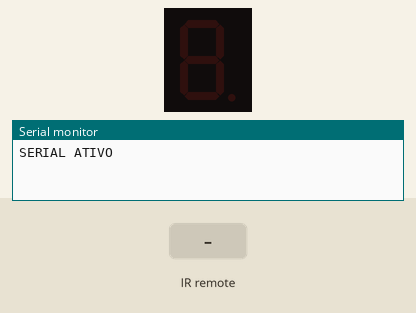
Simulated run of this sketch. Board: Arduino Uno, built with avr-gcc and run on an emulated ATmega328P. On the bench: 1-digit seven-segment display, the last lines printed to the serial monitor. Wiring (inferred from the names in the program): 1-digit 7-segment display, segments lit when HIGH: segments pin 2, pin 3, pin 4, pin 5, pin 6, pin 7, pin 8. The test bench sets the inputs (shaded band). The segment pins are drawn as the display they are named for.

Above: at 1.2 s.
1.3 s: infrared code 0x45 received
At 2.5 s:
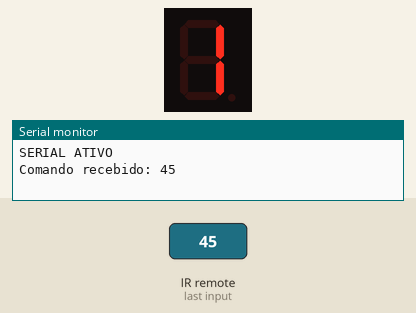
2.8 s: infrared code 0x46 received
At 3.7 s:
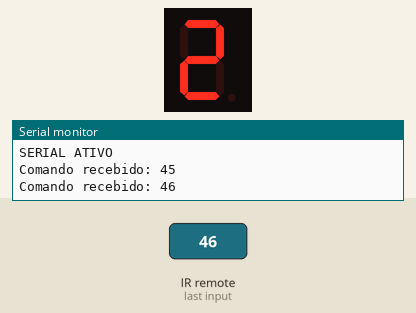
4.3 s: infrared code 0x47 received
At 4.9 s:
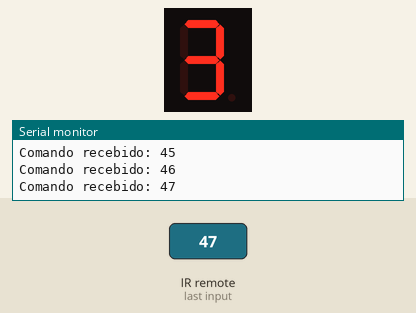
5.8 s: infrared code 0x44 received
At 7.0 s:
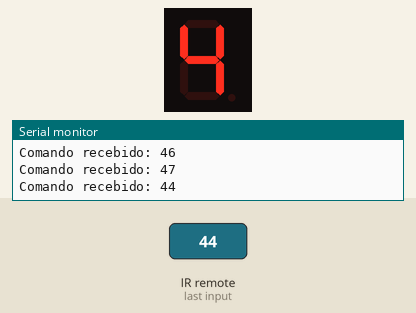
7.3 s: infrared code 0x40 received
At 8.3 s:
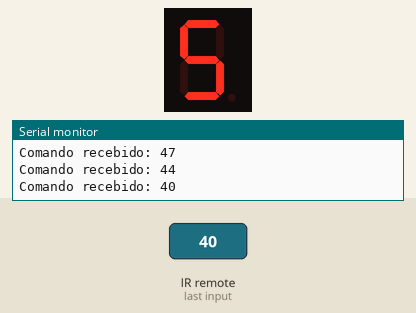
8.8 s: infrared code 0x43 received
At 9.5 s:
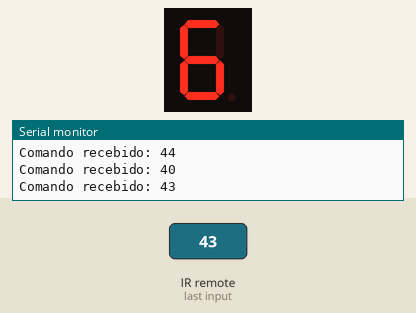
Timing chart, 0 to 11.3 s (numbered marks = the images above; inputs shaded):
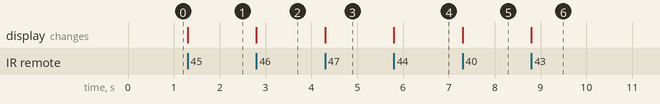

Measured:
- after the input at 1.3 s, the display: changes at once (image 1)
- after the input at 2.8 s, the display: changes at once (image 2)
- after the input at 4.3 s, the display: changes at once (image 3)
- after the input at 5.8 s, the display: changes at once (image 4)
- after the input at 7.3 s, the display: changes at once (image 5)
- after the input at 8.8 s, the display: changes at once (image 6)

The sketch:

controle.ino
```cpp
#include <IRremote.h>

int a = 2;
int b = 3;
int c = 4;
int d = 5;
int e = 6;
int f = 7;
int g = 8;

int pinSensor = 11;

IRrecv sensorIR(pinSensor);  // Inicializa o sensor IR no pino 11
decode_results comando;      // Variável para armazenar os comandos IR recebidos

// Função para exibir o número usando LEDs (display de 7 segmentos)
void numeros(int numero) {
  switch (numero) {
    case 1:
      digitalWrite(a, LOW);
      digitalWrite(b, HIGH);
      digitalWrite(c, HIGH);
      digitalWrite(d, LOW);
      digitalWrite(e, LOW);
      digitalWrite(f, LOW);
      digitalWrite(g, LOW);
      break;

    case 2:
      digitalWrite(a, HIGH);
      digitalWrite(b, HIGH);
      digitalWrite(c, LOW);
      digitalWrite(d, HIGH);
      digitalWrite(e, HIGH);
      digitalWrite(f, LOW);
      digitalWrite(g, HIGH);
      break;

    case 3:
      digitalWrite(a, HIGH);
      digitalWrite(b, HIGH);
      digitalWrite(c, HIGH);
      digitalWrite(d, HIGH);
      digitalWrite(e, LOW);
      digitalWrite(f, LOW);
      digitalWrite(g, HIGH);
      break;

    case 4:
      digitalWrite(a, LOW);
      digitalWrite(b, HIGH);
      digitalWrite(c, HIGH);
      digitalWrite(d, LOW);
      digitalWrite(e, LOW);
      digitalWrite(f, HIGH);
      digitalWrite(g, HIGH);
      break;

    case 5:
      digitalWrite(a, HIGH);
      digitalWrite(b, LOW);
      digitalWrite(c, HIGH);
      digitalWrite(d, HIGH);
      digitalWrite(e, LOW);
      digitalWrite(f, HIGH);
      digitalWrite(g, HIGH);
      break;

    case 6:
      digitalWrite(a, HIGH);
      digitalWrite(b, LOW);
      digitalWrite(c, HIGH);
      digitalWrite(d, HIGH);
      digitalWrite(e, HIGH);
      digitalWrite(f, HIGH);
      digitalWrite(g, HIGH);
      break;

    case 7:
      digitalWrite(a, HIGH);
      digitalWrite(b, HIGH);
      digitalWrite(c, HIGH);
      digitalWrite(d, LOW);
      digitalWrite(e, LOW);
      digitalWrite(f, LOW);
      digitalWrite(g, LOW);
      break;

    case 8:
      digitalWrite(a, HIGH);
      digitalWrite(b, HIGH);
      digitalWrite(c, HIGH);
      digitalWrite(d, HIGH);
      digitalWrite(e, HIGH);
      digitalWrite(f, HIGH);
      digitalWrite(g, HIGH);
      break;

    case 9:
      digitalWrite(a, HIGH);
      digitalWrite(b, HIGH);
      digitalWrite(c, HIGH);
      digitalWrite(d, HIGH);
      digitalWrite(e, LOW);
      digitalWrite(f, HIGH);
      digitalWrite(g, HIGH);
      break;

    case 0:
      digitalWrite(a, HIGH);
      digitalWrite(b, HIGH);
      digitalWrite(c, HIGH);
      digitalWrite(d, HIGH);
      digitalWrite(e, HIGH);
      digitalWrite(f, HIGH);
      digitalWrite(g, LOW);
      break;
  }
}

void setup() {
  pinMode(a, OUTPUT);
  pinMode(b, OUTPUT);
  pinMode(c, OUTPUT);
  pinMode(d, OUTPUT);
  pinMode(e, OUTPUT);
  pinMode(f, OUTPUT);
  pinMode(g, OUTPUT);

  Serial.begin(9600);        // Inicializa a comunicação serial
  sensorIR.begin(pinSensor); // Inicializa o receptor IR
  Serial.println("SERIAL ATIVO");   // Mensagem indicando que o IR está pronto
}

void loop() {
  // Verifica se algum comando IR foi recebido
  if (sensorIR.decode()) {
    Serial.print("Comando recebido: ");
    Serial.println(sensorIR.decodedIRData.command, HEX);  // Exibe o valor do comando IR recebido em hexadecimal

    // Mapeando o valor do comando para o número correspondente
    switch(sensorIR.decodedIRData.command) {
      case 0x45:  // Ajuste conforme o código hexadecimal recebido para o número 1
        numeros(1);
        break;
      case 0x46:  // Ajuste conforme o código hexadecimal recebido para o número 2
        numeros(2);
        break;
      case 0x47:
        numeros(3);
        break;
      case 0x44:
        numeros(4);
        break;
      case 0x40:
        numeros(5);
        break;
      case 0x43:
        numeros(6);
        break;
      case 0x7:
        numeros(7);
        break;
      case 0x15:
        numeros(8);
        break;
      case 0x9:
        numeros(9);
        break;
      case 0x19:  // Ajuste conforme o código hexadecimal recebido para o número 0
        numeros(0);
        break;
      default:
        Serial.println("Comando não reconhecido");
    }

    sensorIR.resume();  // Prepara o receptor IR para receber o próximo comando
  }
}
```
